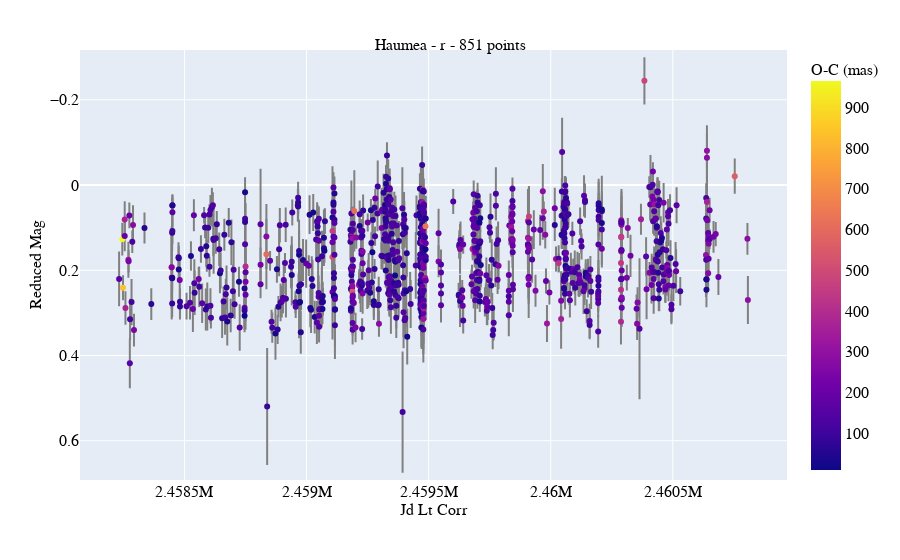

Here is the notebook cell this chart was saved with:
### Markdown cell above
## Filter r-sdss

### Code cell
plots.general(filter_code='r',
              show_yerr=True,
              show_color=True,
              save_path=string+'_general_r.jpg')

### Figure 1 — Plotly figure (JSON) as saved in the notebook; plotly's stock layout.template omitted (floating-point values rounded to 4 significant figures; data arrays with more than 128 entries replaced by an {"elided": "..."} marker saying what was removed)
{"data": [{"cliponaxis": true, "error_y": {"array": {"elided": "851 float values"}, "color": "gray", "type": "data", "width": 1}, "hovertemplate": "jd_lt_corr=%{x}<br>reduced_mag=%{y}<br>O-C (mas)=%{marker.color}<extra></extra>", "legendgroup": "", "marker": {"color": {"elided": "851 float values"}, "coloraxis": "coloraxis", "symbol": "circle"}, "mode": "markers", "name": "", "orientation": "v", "showlegend": false, "type": "scatter", "x": {"elided": "851 float values"}, "xaxis": "x", "y": {"elided": "851 float values"}, "yaxis": "y"}], "layout": {"coloraxis": {"colorbar": {"tickfont": {"color": "black", "family": "serif", "size": 16}, "title": {"font": {"color": "black", "family": "serif", "size": 16}, "text": "O-C (mas)"}}, "colorscale": [[0, "#0d0887"], [0.1111, "#46039f"], [0.2222, "#7201a8"], [0.3333, "#9c179e"], [0.4444, "#bd3786"], [0.5556, "#d8576b"], [0.6667, "#ed7953"], [0.7778, "#fb9f3a"], [0.8889, "#fdca26"], [1, "#f0f921"]]}, "font": {"color": "black", "family": "serif", "size": 16}, "legend": {"tracegroupgap": 0}, "margin": {"t": 50}, "title": {"font": {"color": "black", "family": "serif", "size": 16}, "text": "Haumea - r - 851 points", "x": 0.5, "y": 0.93}, "xaxis": {"anchor": "y", "domain": [0, 1], "tickfont": {"color": "black", "family": "serif", "size": 16}, "title": {"font": {"color": "black", "family": "serif", "size": 16}, "standoff": 4, "text": "Jd Lt Corr"}}, "yaxis": {"anchor": "x", "autorange": false, "domain": [0, 1], "range": [0.692, -0.3168], "tickfont": {"color": "black", "family": "serif", "size": 16}, "title": {"font": {"color": "black", "family": "serif", "size": 16}, "standoff": 4, "text": "Reduced Mag"}}}}
